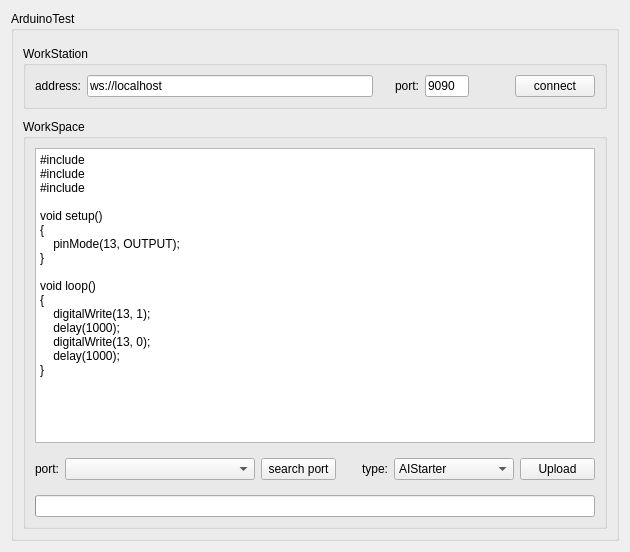
<?xml version="1.0" encoding="UTF-8"?>
<ui version="4.0">
 <class>DArduinoTestForm</class>
 <widget class="QWidget" name="DArduinoTestForm">
  <property name="geometry">
   <rect>
    <x>0</x>
    <y>0</y>
    <width>630</width>
    <height>548</height>
   </rect>
  </property>
  <property name="windowTitle">
   <string notr="true">Form</string>
  </property>
  <layout class="QGridLayout" name="gridLayout">
   <item row="0" column="0">
    <widget class="QGroupBox" name="groupBox_arduinoTest">
     <property name="minimumSize">
      <size>
       <width>0</width>
       <height>530</height>
      </size>
     </property>
     <property name="title">
      <string>ArduinoTest</string>
     </property>
     <layout class="QVBoxLayout" name="verticalLayout_2">
      <property name="spacing">
       <number>10</number>
      </property>
      <property name="topMargin">
       <number>15</number>
      </property>
      <item>
       <widget class="QGroupBox" name="groupBox_workstation">
        <property name="sizePolicy">
         <sizepolicy hsizetype="Preferred" vsizetype="Fixed">
          <horstretch>0</horstretch>
          <verstretch>0</verstretch>
         </sizepolicy>
        </property>
        <property name="title">
         <string>WorkStation</string>
        </property>
        <layout class="QHBoxLayout" name="horizontalLayout_6">
         <item>
          <widget class="QLabel" name="label_3">
           <property name="maximumSize">
            <size>
             <width>50</width>
             <height>16777215</height>
            </size>
           </property>
           <property name="text">
            <string>address:</string>
           </property>
           <property name="alignment">
            <set>Qt::AlignRight|Qt::AlignTrailing|Qt::AlignVCenter</set>
           </property>
          </widget>
         </item>
         <item>
          <widget class="QLineEdit" name="lineEdit_ws_address">
           <property name="minimumSize">
            <size>
             <width>160</width>
             <height>0</height>
            </size>
           </property>
           <property name="focusPolicy">
            <enum>Qt::ClickFocus</enum>
           </property>
           <property name="inputMask">
            <string notr="true"/>
           </property>
           <property name="text">
            <string notr="true">ws://localhost</string>
           </property>
           <property name="placeholderText">
            <string notr="true">ws://127.0.0.1</string>
           </property>
          </widget>
         </item>
         <item>
          <widget class="QLabel" name="label_6">
           <property name="sizePolicy">
            <sizepolicy hsizetype="Fixed" vsizetype="Preferred">
             <horstretch>0</horstretch>
             <verstretch>0</verstretch>
            </sizepolicy>
           </property>
           <property name="minimumSize">
            <size>
             <width>40</width>
             <height>0</height>
            </size>
           </property>
           <property name="maximumSize">
            <size>
             <width>40</width>
             <height>16777215</height>
            </size>
           </property>
           <property name="text">
            <string>port:</string>
           </property>
           <property name="alignment">
            <set>Qt::AlignRight|Qt::AlignTrailing|Qt::AlignVCenter</set>
           </property>
          </widget>
         </item>
         <item>
          <widget class="QLineEdit" name="lineEdit_ws_port">
           <property name="sizePolicy">
            <sizepolicy hsizetype="Fixed" vsizetype="Fixed">
             <horstretch>0</horstretch>
             <verstretch>0</verstretch>
            </sizepolicy>
           </property>
           <property name="minimumSize">
            <size>
             <width>44</width>
             <height>0</height>
            </size>
           </property>
           <property name="maximumSize">
            <size>
             <width>44</width>
             <height>16777215</height>
            </size>
           </property>
           <property name="focusPolicy">
            <enum>Qt::ClickFocus</enum>
           </property>
           <property name="inputMask">
            <string notr="true"/>
           </property>
           <property name="text">
            <string notr="true">9090</string>
           </property>
           <property name="maxLength">
            <number>5</number>
           </property>
           <property name="placeholderText">
            <string notr="true">port</string>
           </property>
          </widget>
         </item>
         <item>
          <spacer name="horizontalSpacer_5">
           <property name="orientation">
            <enum>Qt::Horizontal</enum>
           </property>
           <property name="sizeType">
            <enum>QSizePolicy::Preferred</enum>
           </property>
           <property name="sizeHint" stdset="0">
            <size>
             <width>40</width>
             <height>20</height>
            </size>
           </property>
          </spacer>
         </item>
         <item>
          <widget class="QPushButton" name="btn_wsConnect">
           <property name="text">
            <string>connect</string>
           </property>
          </widget>
         </item>
        </layout>
       </widget>
      </item>
      <item>
       <widget class="QGroupBox" name="groupBox_workspace">
        <property name="title">
         <string>WorkSpace</string>
        </property>
        <layout class="QVBoxLayout" name="verticalLayout">
         <item>
          <widget class="QPlainTextEdit" name="plainTextEdit_code">
           <property name="plainText">
            <string notr="true">#include &lt;Arduino.h&gt;
#include &lt;Wire.h&gt;
#include &lt;SoftwareSerial.h&gt;

void setup()
{
    pinMode(13, OUTPUT);
}

void loop()
{
    digitalWrite(13, 1);
    delay(1000);
    digitalWrite(13, 0);
    delay(1000);
}</string>
           </property>
          </widget>
         </item>
         <item>
          <widget class="QWidget" name="widget" native="true">
           <layout class="QHBoxLayout" name="horizontalLayout">
            <property name="leftMargin">
             <number>0</number>
            </property>
            <property name="rightMargin">
             <number>0</number>
            </property>
            <item>
             <widget class="QLabel" name="label_2">
              <property name="maximumSize">
               <size>
                <width>28</width>
                <height>16777215</height>
               </size>
              </property>
              <property name="text">
               <string>port:</string>
              </property>
             </widget>
            </item>
            <item>
             <widget class="QComboBox" name="comboBox_port">
              <property name="sizePolicy">
               <sizepolicy hsizetype="Expanding" vsizetype="Fixed">
                <horstretch>0</horstretch>
                <verstretch>0</verstretch>
               </sizepolicy>
              </property>
              <property name="minimumSize">
               <size>
                <width>150</width>
                <height>0</height>
               </size>
              </property>
             </widget>
            </item>
            <item>
             <widget class="QPushButton" name="btn_searchPort">
              <property name="minimumSize">
               <size>
                <width>75</width>
                <height>0</height>
               </size>
              </property>
              <property name="maximumSize">
               <size>
                <width>75</width>
                <height>16777215</height>
               </size>
              </property>
              <property name="text">
               <string>search port</string>
              </property>
             </widget>
            </item>
            <item>
             <spacer name="horizontalSpacer">
              <property name="orientation">
               <enum>Qt::Horizontal</enum>
              </property>
              <property name="sizeType">
               <enum>QSizePolicy::Preferred</enum>
              </property>
              <property name="sizeHint" stdset="0">
               <size>
                <width>20</width>
                <height>20</height>
               </size>
              </property>
             </spacer>
            </item>
            <item>
             <widget class="QLabel" name="label">
              <property name="maximumSize">
               <size>
                <width>28</width>
                <height>16777215</height>
               </size>
              </property>
              <property name="text">
               <string>type:</string>
              </property>
             </widget>
            </item>
            <item>
             <widget class="QComboBox" name="comboBox_type">
              <property name="minimumSize">
               <size>
                <width>120</width>
                <height>0</height>
               </size>
              </property>
              <property name="maximumSize">
               <size>
                <width>120</width>
                <height>16777215</height>
               </size>
              </property>
              <item>
               <property name="text">
                <string notr="true">AIStarter</string>
               </property>
              </item>
              <item>
               <property name="text">
                <string notr="true">MobilePlatform</string>
               </property>
              </item>
              <item>
               <property name="text">
                <string notr="true">Arduino Uno</string>
               </property>
              </item>
              <item>
               <property name="text">
                <string notr="true">Arduino Mega2560</string>
               </property>
              </item>
              <item>
               <property name="text">
                <string notr="true">SmartKit</string>
               </property>
              </item>
             </widget>
            </item>
            <item>
             <widget class="QPushButton" name="btn_upload">
              <property name="minimumSize">
               <size>
                <width>75</width>
                <height>0</height>
               </size>
              </property>
              <property name="maximumSize">
               <size>
                <width>75</width>
                <height>16777215</height>
               </size>
              </property>
              <property name="text">
               <string>Upload</string>
              </property>
             </widget>
            </item>
           </layout>
          </widget>
         </item>
         <item>
          <widget class="QProgressBar" name="progressBar">
           <property name="alignment">
            <set>Qt::AlignCenter</set>
           </property>
          </widget>
         </item>
        </layout>
       </widget>
      </item>
     </layout>
    </widget>
   </item>
  </layout>
 </widget>
 <resources/>
 <connections/>
</ui>
